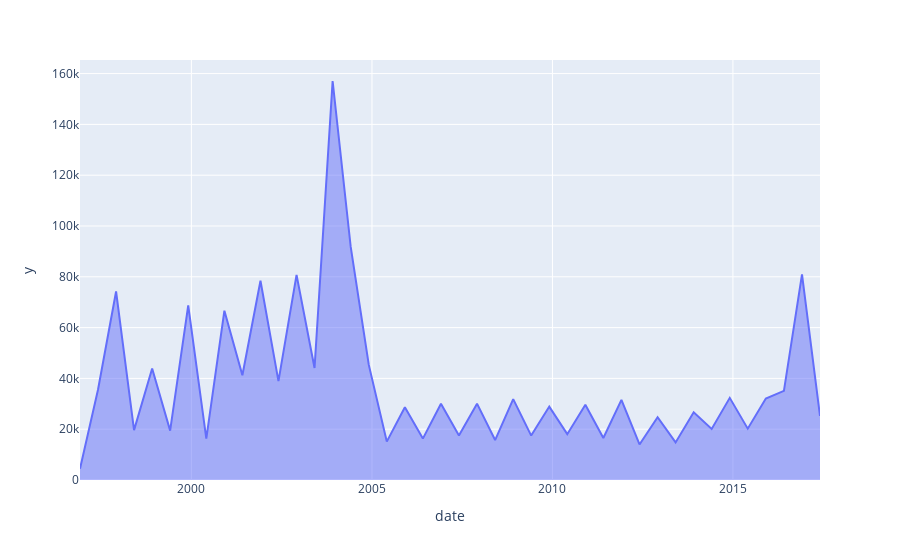

Notebook code cell kept with this figure:
### Code cell
result1 = df['Dew_point'].resample('6ME').sum()
px.area(result1, result1.index, result1.values)

### Figure 1 — Plotly figure (JSON) as saved in the notebook; plotly's stock layout.template omitted (floating-point values rounded to 4 significant figures)
{"data": [{"fillpattern": {"shape": ""}, "hovertemplate": "date=%{x}<br>y=%{y}<extra></extra>", "legendgroup": "", "line": {"color": "#636efa"}, "marker": {"symbol": "circle"}, "mode": "lines", "name": "", "orientation": "v", "showlegend": false, "stackgroup": "1", "type": "scatter", "x": ["1996-11-30T00:00:00", "1997-05-31T00:00:00", "1997-11-30T00:00:00", "1998-05-31T00:00:00", "1998-11-30T00:00:00", "1999-05-31T00:00:00", "1999-11-30T00:00:00", "2000-05-31T00:00:00", "2000-11-30T00:00:00", "2001-05-31T00:00:00", "2001-11-30T00:00:00", "2002-05-31T00:00:00", "2002-11-30T00:00:00", "2003-05-31T00:00:00", "2003-11-30T00:00:00", "2004-05-31T00:00:00", "2004-11-30T00:00:00", "2005-05-31T00:00:00", "2005-11-30T00:00:00", "2006-05-31T00:00:00", "2006-11-30T00:00:00", "2007-05-31T00:00:00", "2007-11-30T00:00:00", "2008-05-31T00:00:00", "2008-11-30T00:00:00", "2009-05-31T00:00:00", "2009-11-30T00:00:00", "2010-05-31T00:00:00", "2010-11-30T00:00:00", "2011-05-31T00:00:00", "2011-11-30T00:00:00", "2012-05-31T00:00:00", "2012-11-30T00:00:00", "2013-05-31T00:00:00", "2013-11-30T00:00:00", "2014-05-31T00:00:00", "2014-11-30T00:00:00", "2015-05-31T00:00:00", "2015-11-30T00:00:00", "2016-05-31T00:00:00", "2016-11-30T00:00:00", "2017-05-31T00:00:00"], "xaxis": "x", "y": [4395, 35550, 74230, 19633, 43933, 19438, 68724, 16299, 66658, 41225, 78449, 38912, 80775, 44106, 157083, 91762, 45305, 15118, 28644, 16298, 30041, 17507, 30051, 15729, 31825, 17483, 28900, 18049, 29654, 16533, 31535, 13981, 24728, 14788, 26645, 20096, 32334, 20212, 32075, 35109, 80917, 25200], "yaxis": "y"}], "layout": {"legend": {"tracegroupgap": 0}, "margin": {"t": 60}, "xaxis": {"anchor": "y", "domain": [0, 1], "title": {"text": "date"}}, "yaxis": {"anchor": "x", "domain": [0, 1], "title": {"text": "y"}}}}
